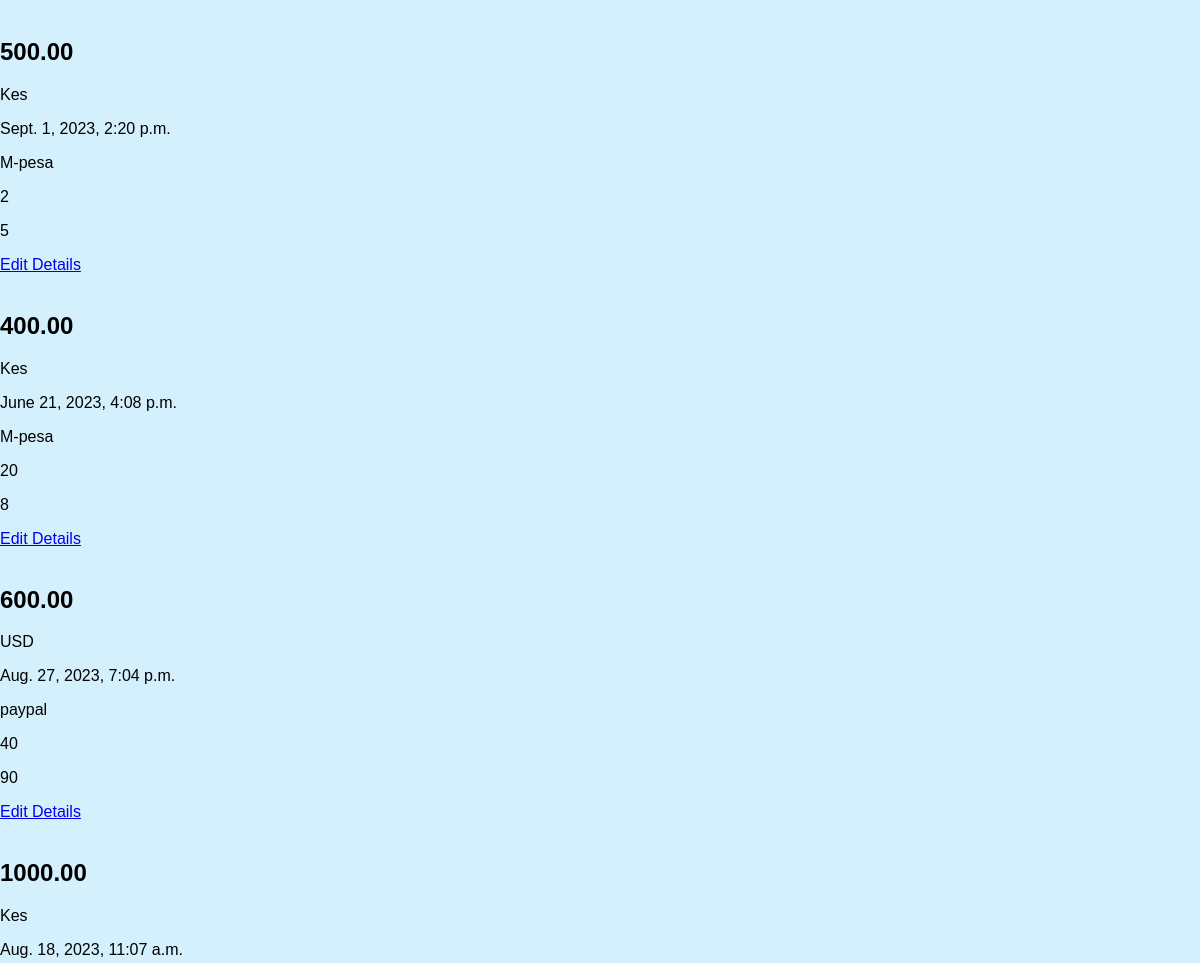
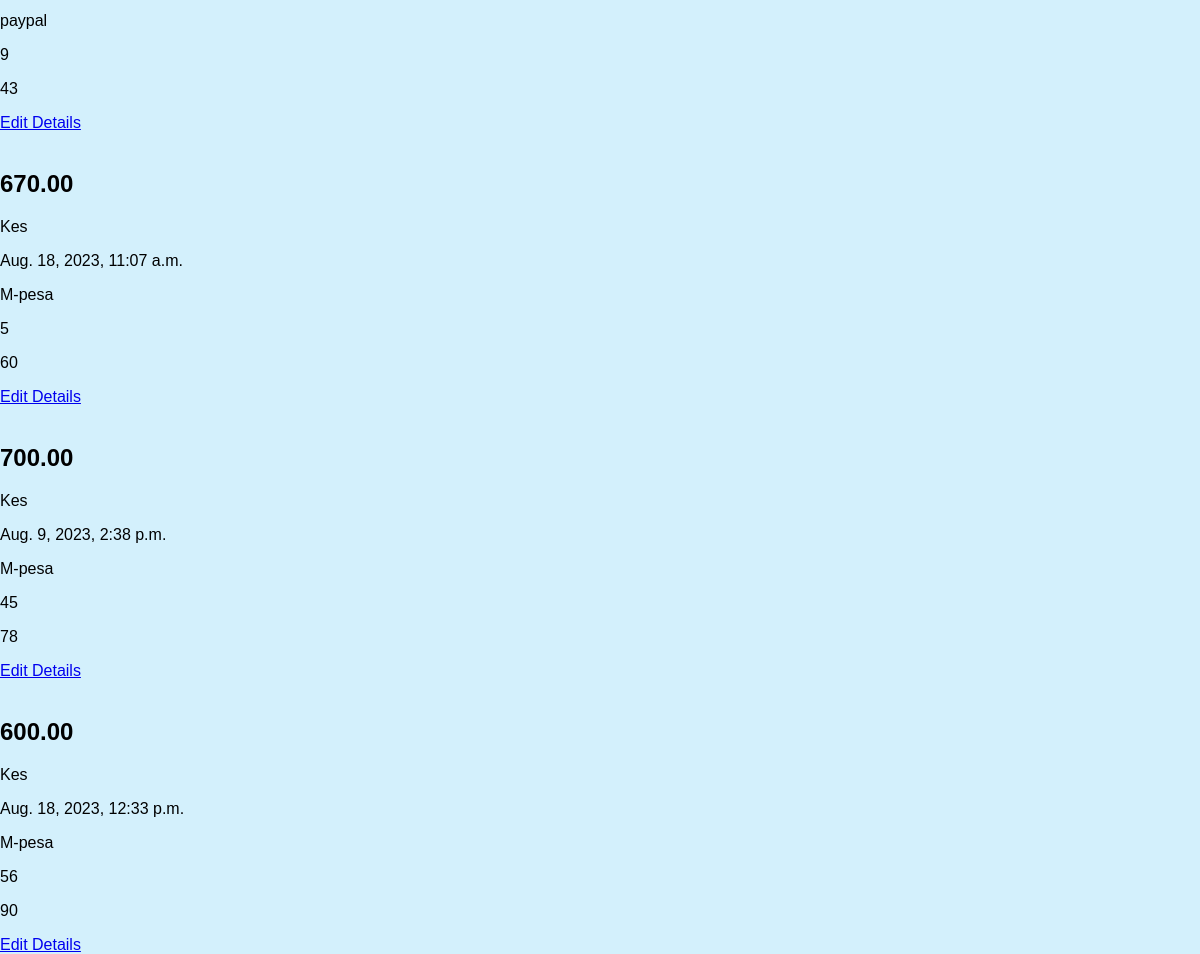
The app's page /payment/payments/list with its own data (2 pictures, top to bottom).
### payment/models.py (models this page shows, shortened)
class Payment(models.Model):
    amount = models.DecimalField(max_digits=10, decimal_places=2)
    currency = models.CharField(max_length=3)
    date = models.DateTimeField(auto_now =True)
    method = models.CharField(max_length=10)
    customer_id = models.IntegerField()
    order_id = models.IntegerField()

### payment/views.py (the view)
# urls.py: path("payments/list",payments_list_view,name ="payments_list_view"),
def payments_list_view(request):
    payments = Payment.objects.all()
    return render(request,"payment/payment_list.html",{"payments": payments})

### templates/payment/payment_list.html (shortened to what this page needs)
<!DOCTYPE html>
<html lang="en">
<head>
    </head>
    <body>
<div class="payment-container">
        {% for payment in payments %}
        <div class="payment">
            <h2 class="payment-title"> {{ payment.amount}}</h2>
            <p class="payment"> {{ payment.currency}}</p>
            <p class="payment"> {{ payment.date}}</p>
            <p class="payment"> {{ payment.method}}</p>
            <p class="payment"> {{ payment.customer_id}}</p>
            <p class="payment"> {{ payment.order_id}}</p>
            <div class="payment">
                <a href="{% url 'payment_update_view' id=payment.id%}" class="edit">Edit Details</a>
        </div>
        </div>
        {% endfor%}
    </div>
</body>
</html>

### templates/payment/payment_list.html (style rules this page uses)
body { background-color: #d3f0fc; font-family: Arial, sans-serif; margin: 0; padding: 0; }

### records on screen
Payment: amount "500.00", currency "Kes", date "Sept. 1, 2023, 2:20 p.m.", method "M-pesa", customer_id "2", order_id "5"
Payment: amount "400.00", currency "Kes", date "June 21, 2023, 4:08 p.m.", method "M-pesa", customer_id "20", order_id "8"
Payment: amount "600.00", currency "USD", date "Aug. 27, 2023, 7:04 p.m.", method "paypal", customer_id "40", order_id "90"
Payment: amount "1000.00", currency "Kes", date "Aug. 18, 2023, 11:07 a.m.", method "paypal", customer_id "9", order_id "43"
Payment: amount "670.00", currency "Kes", date "Aug. 18, 2023, 11:07 a.m.", method "M-pesa", customer_id "5", order_id "60"
Payment: amount "700.00", currency "Kes", date "Aug. 9, 2023, 2:38 p.m.", method "M-pesa", customer_id "45", order_id "78"
Payment: amount "600.00", currency "Kes", date "Aug. 18, 2023, 12:33 p.m.", method "M-pesa", customer_id "56", order_id "90"
